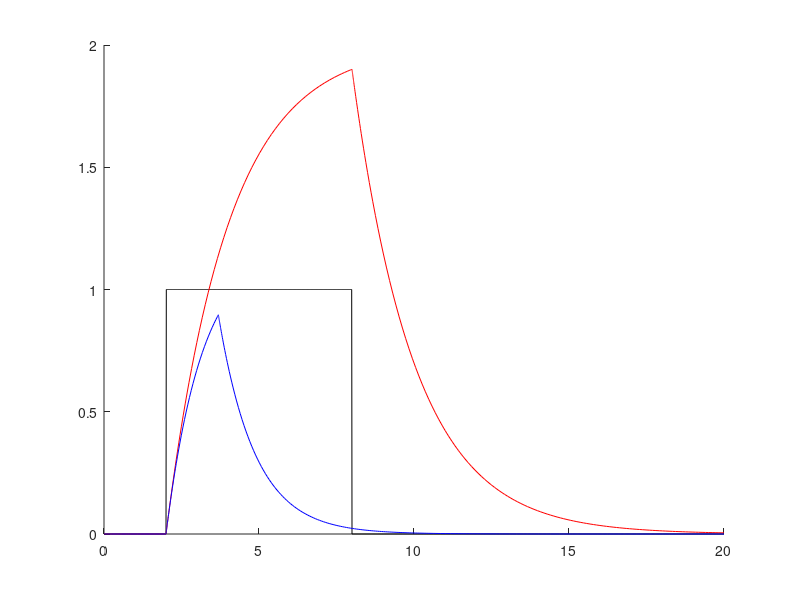

The MATLAB source for this figure: (Note: this script raises an error after producing the figure.)
clc; clear;

% I1 FFL (AND gate) ------------------------------------------------------
% Promoter is activated by Transcription factor (Binary dynamics)
% Promoter initiates Gene Y and Gene Z transcription
% Gene Y crosses threshold Kyz, stars INHIBITING transcription of Gene Z

alpha = 0.5;
beta = 1;
alpha2 = 0.85;
beta2 = 1;
tSpan = [0, 20];
Kyz = 0.6;
z0 = 0;
y0 = 0;
activationTime = 2;
deactivationTime = 8;

options = odeset('RelTol', 1e-6, 'AbsTol', 1e-8);

t = 0:0.01:max(tSpan);
x = @(t) 1 * (t > activationTime & t < deactivationTime);
x_arr = arrayfun(x, t);

dydt = @(t1, y) (x(t1) - alpha * y);
[t1, y] = ode45(dydt, tSpan, y0, options);

y_interpolated = @(t2) interp1(t1, y, t2, 'linear', 'extrap');

dzdt = @(t2, z) (beta * ((x(t2) == 1) & (y_interpolated(t2) < Kyz * max(y))) - alpha2 * z);
[t2, z] = ode45(dzdt, tSpan, z0, options);



figure;
hold on;

plot(t, x_arr, 'black', 'DisplayName', 'Promoter [Binary]');
plot(t1, y, 'red','DisplayName', 'Gene Y');
plot(t2, z, 'blue', 'DisplayName', 'Gene Z');
yline(Kyz * max(y), 'k--', 'Linewidth', 1.2, 'DisplayName', 'y = Kyz threshold');
title('I1 Feed Forward Loop (AND Gate)');
xlabel('Time');
ylabel('Dynamics of promoter and gene transcription');
legend('Location', 'northeast');
grid on;
hold off;
